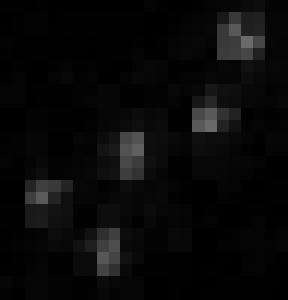
#> input picture vision_python/single_square_test.png, 288 x 300 px
$ python first_test.py
#> lines starting #> are read from the running program, lines starting #| are printed output that depends on the picture; after the words box and inside, x2 and y2 are one past the last pixel; in counts of white or black regions, pixels touching at a corner belong together
from PIL import Image
import cv2
import numpy as np

# Open image, convert it to gray scale image and then use a threshold to convert that into black and white image
colour = Image.open("single_square_test.png")
#> colour is the input picture: PIL image 288x300 RGB; min 0, max 107, mean 8.8
gray = colour.convert('L')
black_white = gray.point(lambda x: 0 if x < 48 else 255, '1')
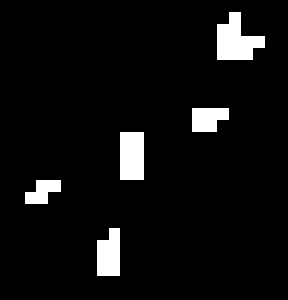
#> black_white: PIL image 288x300 1; 5.6% white; 5 white regions, box (x1, y1, x2, y2) and area: (217, 12, 265, 60) 1440, (120, 132, 144, 180) 1152, (97, 228, 120, 276) 960, (192, 108, 229, 132) 744, (25, 180, 61, 204) 576
black_white.save("single_square_test_result_48.png")

# Read image
image = cv2.imread("single_square_test_result_48.png", cv2.IMREAD_GRAYSCALE)

# # objective from week 5
# cv2.imshow("image", image)
# cv2.waitKey(0)


# # Set up the SimpleBlobdetector with default parameters.
# params = cv2.SimpleBlobDetector_Params()
#
# # Change thresholds
# params.minThreshold = 0
# params.maxThreshold = 256
#
# # Filter by Area.
# params.filterByArea = True
# params.minArea = 3
#
# # Filter by Circularity
# params.filterByCircularity = True
# params.minCircularity = 0.1
#
# # Filter by Convexity
# params.filterByConvexity = True
# params.minConvexity = 0.5
#
# # Filter by Inertia
# params.filterByInertia = True
# params.minInertiaRatio = 0.5
#
# detector = cv2.SimpleBlobDetector_create(params)


# Set up the detector with default parameters.
detector = cv2.SimpleBlobDetector_create()

# Detect blobs.
reverseimage = 255 - image
keypoints = detector.detect(reverseimage)
#> keypoints = 1 keypoints; (x, y, size): (132, 156, 43.8)

# Draw detected blobs as red circles.
# cv2.DRAW_MATCHES_FLAGS_DRAW_RICH_KEYPOINTS ensures the size of the circle corresponds to the size of blob
im_with_keypoints = cv2.drawKeypoints(image, keypoints, np.array([]), (0, 0, 255),
                                      cv2.DRAW_MATCHES_FLAGS_DRAW_RICH_KEYPOINTS)

# Show keypoints
cv2.imshow("Keypoints", im_with_keypoints)
cv2.waitKey(0)

$ run again, with vision_python/test.png copied over vision_python/single_square_test.png
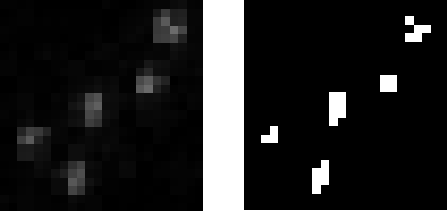
#> input picture vision_python/test.png, 447 x 211 px
#> colour is the input picture: PIL image 447x211 RGB; min 0, max 255, mean 32.9
#> `black_white = gray.point(lambda x: 0 if x < 48 else 255, '1')`:
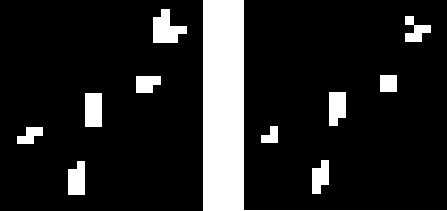
#> black_white: PIL image 447x211 1; 13.9% white; 11 white regions, largest, box (x1, y1, x2, y2) and area: (203, 0, 447, 211) 8854, (153, 9, 187, 43) 722, (85, 93, 102, 127) 578
#> keypoints = 5 keypoints; (x, y, size): (93, 110, 30.8), (336, 107, 27.7), (77, 179, 27.3), (388, 83, 19.7), (409, 20, 10.8)

$ run again, with vision_python/blobs.jpg saved as vision_python/single_square_test.png
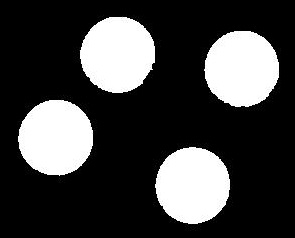
#> input picture vision_python/blobs.jpg, 295 x 238 px
#> colour is the input picture: PIL image 295x238 RGB; min 0, max 255, mean 64.9
#> black_white: PIL image 295x238 1; 25.5% white; 4 white regions, box (x1, y1, x2, y2) and area: (155, 147, 230, 224) 4492, (204, 31, 279, 107) 4467, (80, 17, 155, 93) 4459, (18, 100, 93, 176) 4453
#> `reverseimage = 255 - image`:
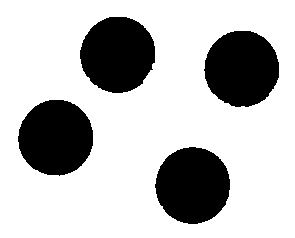
#> reverseimage: shape (238, 295); 74.5% white; 4 black regions, box (x1, y1, x2, y2) and area: (155, 147, 230, 224) 4492, (204, 31, 279, 107) 4467, (80, 17, 155, 93) 4459, (18, 100, 93, 176) 4453
#> keypoints = 4 keypoints; (x, y, size): (192, 185, 76.6), (117, 54, 76.6), (241, 68, 76.4), (55, 137, 76.2)
#> `im_with_keypoints = cv2.drawKeypoints(image, keypoints, np.array([]), ..`:
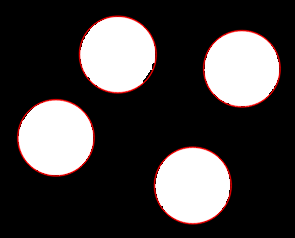
#> im_with_keypoints: shape (238, 295, 3); mean of channels 0, 1, 2 63.8, 63.8, 68.3; drawn as B, G, R

$ run again, with vision_python/test.jpg saved as vision_python/single_square_test.png
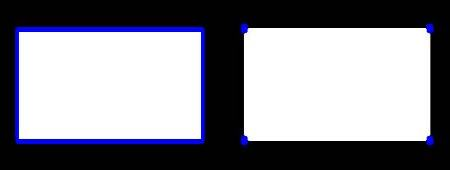
#> input picture vision_python/test.jpg, 450 x 170 px
#> colour is the input picture: PIL image 450x170 RGB; mean R, G, B 135.4, 135.4, 143.8
#> `gray = colour.convert('L')`:
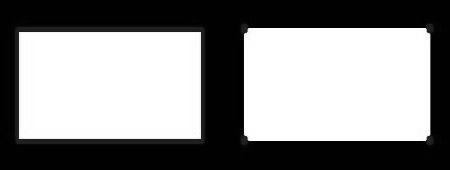
#> gray: PIL image 450x170 L; min 0, max 255, mean 136.3
#> `black_white = gray.point(lambda x: 0 if x < 48 else 255, '1')`:
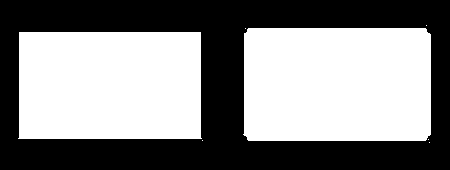
#> black_white: PIL image 450x170 1; 53% white; 1 black region, box (x1, y1, x2, y2) and area: (0, 0, 450, 170) 35958
#> keypoints = ()
